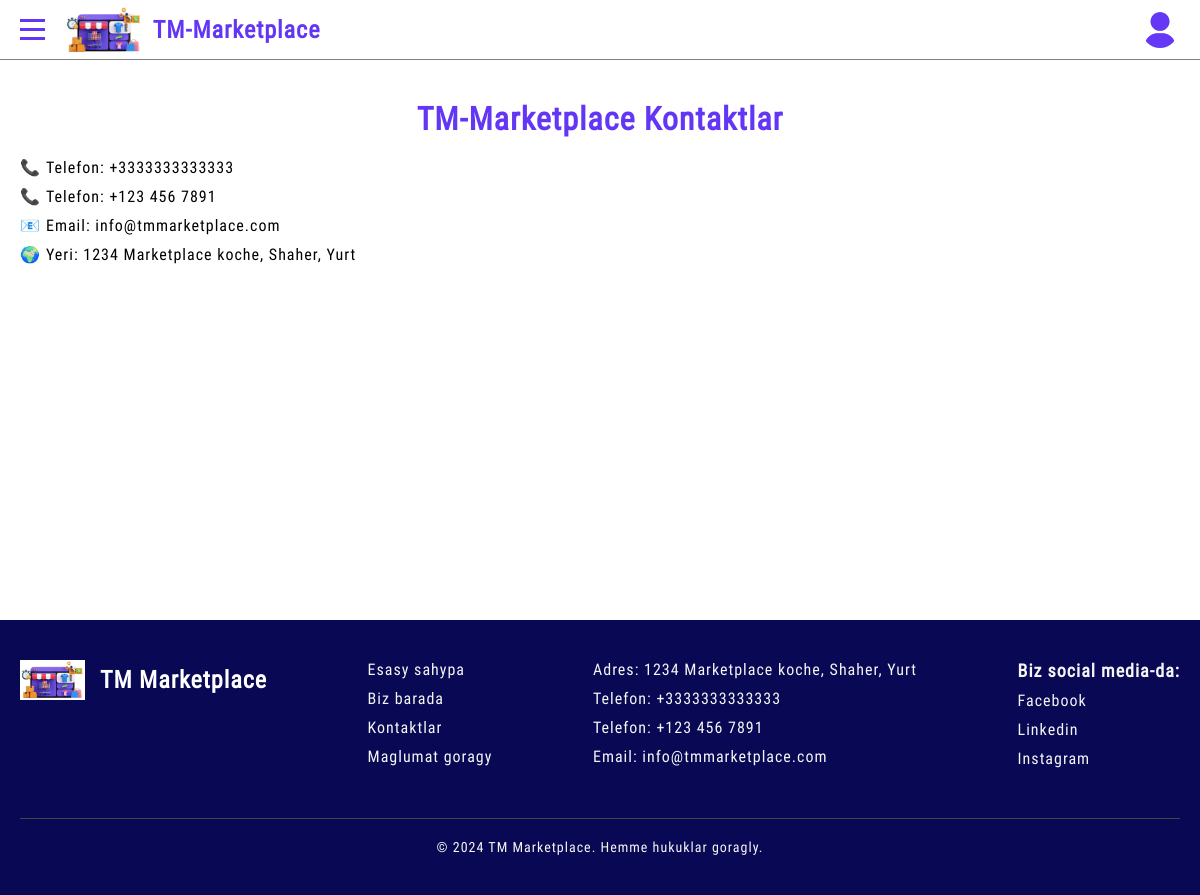
Page /contacts/kontaktlarymyz/ on the committed database.
### contacts/models.py (models this page shows, shortened)
class Contact(models.Model):
    address = models.CharField(max_length=255, null=True, blank=True)
    phone1 = models.CharField(max_length=15, null=True, blank=True)
    phone2 = models.CharField(max_length=15, null=True, blank=True)
    email = models.EmailField(null=True, blank=True)
    instagram = models.CharField(max_length=500, null=True, blank=True)
    facebook = models.CharField(max_length=500, null=True, blank=True)
    linkedin = models.CharField(max_length=500, null=True, blank=True)

### contacts/views.py (the view)
# urls.py: path('kontaktlarymyz/', views.contacts, name='kontaktlarymyz'),
def contacts(request):
    our_contacts = Contact.objects.first()
    context = {
        'our_contacts':our_contacts,
    }
    return render(request, 'contacts/contacts.html', context)

### contacts/kontakt_processor.py (called while the page is built)
def contact_info(request):
    return {
        'contacts':Contact.objects.first(),
    }

### templates/contacts/contacts.html
{% extends 'global/main.html' %}
{% block content %}
<div class="container">
    <h1 style="text-align: center; margin:20px; color:#6236f4">TM-Marketplace Kontaktlar</h1>
    <div class="profile-details">
        <p><span class="prf-icon">&#128222;</span>Telefon: {{our_contacts.phone1}}</p>
        <p><span class="prf-icon">&#128222;</span>Telefon: {{our_contacts.phone2}}</p>
        <p><span class="prf-icon">&#128231;</span>Email: {{our_contacts.email}}</p>
        <p><span class="prf-icon">&#127757;</span>Yeri: {{our_contacts.address}}</p>
    </div>
</div>
{% endblock %}

### templates/global/footer.html
{% load static %}
<footer class="footer">
    <div class="footer-content">
        <div class="footer-logo">
            <img src="{% static 'images/logo.png' %}" alt="Logo" class="logo">
            <p class="footer-txt">TM Marketplace</p>
        </div>
        <div class="footer-links">
            <a href="#" class="footer-link">Esasy sahypa</a>
            <a href="{% url 'biz-barada' %}" class="footer-link">Biz barada</a>
            <a href="{% url 'kontaktlarymyz' %}" class="footer-link">Kontaktlar</a>
            <a href="#" class="footer-link">Maglumat goragy</a>
        </div>
      {% if contacts %}
        <div class="footer-contact">
            <p>Adres: {{contacts.address}}</p>
            <p>Telefon: {{contacts.phone1}}</p>
            <p>Telefon: {{contacts.phone2}}</p>
            <p>Email: {{contacts.email}}</p>
        </div>
        <div class="footer-social">
            <p>Biz social media-da:</p>
            <a href="{{contacts.facebook}}" class="social-link">Facebook</a>
            <a href="{{contacts.linkedin}}" class="social-link">Linkedin</a>
            <a href="{{contacts.instagram}}" class="social-link">Instagram</a>
        </div>
      {% else %}
        Kontaktlar gorkezilmedik
      {% endif %}
    </div>
    <div class="footer-bottom">
        <p>&copy; 2024 TM Marketplace. Hemme hukuklar goragly.</p>
    </div>
</footer>

### static/css/style.css (style rules this page uses)
* { box-sizing: border-box; margin: 0; padding: 0; }
body { font-family: 'Roboto Condensed', sans-serif; letter-spacing: 1px; }
.logo { height: 48px; margin-right: 10px; }
.profile-details p, .notifications p, .profile-card p { margin-bottom: 10px; }
.prf-icon { margin-right:5px; }
@media (max-width: 1200px) { .container { max-width: 100%; padding: 20px; } }
.container { padding: 20px; max-width: 1200px; margin: 0 auto; min-height: 70vh; }
.footer { background-color: rgb(8, 8, 85); color: #f5f5f5; padding: 40px 20px; }
.footer-content { display: flex; justify-content: space-between; align-items: flex-start; flex-wrap: wrap; }
.footer-logo { display: flex; align-items: center; margin-bottom: 20px; }
.footer-logo .logo { height: 40px; margin-right: 15px; }
.footer-txt { font-size: 24px; font-weight: bold; color: #ffffff; }
.footer-links, .footer-social, .footer-contact { margin-bottom: 20px; }
.footer-links, .footer-social { display: flex; flex-direction: column; }
.footer-contact p { margin-bottom: 10px; font-size: 16px; }
.footer-link, .social-link { color: #f5f5f5; text-decoration: none; margin-bottom: 10px; font-size: 16px; transition: color 0.3s; }
.footer-social p { font-size: 18px; margin-bottom: 10px; font-weight: bold; }
.footer-bottom { text-align: center; margin-top: 20px; border-top: 1px solid #444; padding-top: 20px; font-size: 14px; }

### rows in the picture
Contact: phone1 "+3333333333333", phone2 "+123 456 7891", email "info@tmmarketplace.com", address "1234 Marketplace koche, Shaher, Yurt"
